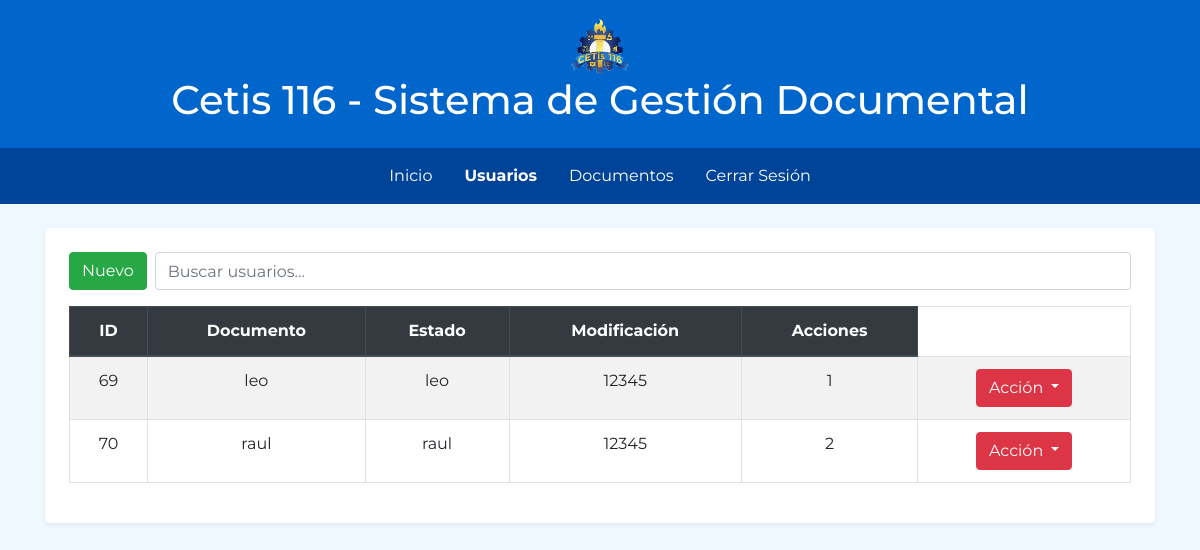
The page /admin/documentos_usuario/documentos.php (signed in) on the database its author committed.
### tables this page shows
CREATE TABLE `usuarios` (
  `id` int(11) NOT NULL,
  `nombre` varchar(250) NOT NULL,
  `usuario` varchar(250) NOT NULL,
  `contraseña` varchar(250) NOT NULL,
  `id_rol` int(11) NOT NULL
);

### admin/documentos_usuario/documentos.php (the view, shortened to what this page needs)
<?php
$conexion = mysqli_connect("localhost", "root", "", "repositorio_c116");
$consulta = "SELECT * FROM usuarios";
$query = mysqli_query($conexion, $consulta);
?>
<!DOCTYPE html>
<html lang="es">
<head>
    <link rel="stylesheet" href="https://stackpath.bootstrapcdn.com/bootstrap/4.5.2/css/bootstrap.min.css">
    <link rel="stylesheet" href="https://cdnjs.cloudflare.com/ajax/libs/font-awesome/5.15.3/css/all.min.css">
</head>
<body>
    <header class="header text-center py-3">
        <img src="../../img/logo.png" width="60" height="60" alt="">
        <h1>Cetis 116 - Sistema de Gestión Documental</h1>
    </header>
    <nav class="nav-custom">
        <ul class="nav justify-content-center py-2">
            <li class="nav-item">
                <a class="nav-link text-white" href="../index.php">Inicio</a>
            </li>
            <li class="nav-item">
                <a class="nav-link text-white font-weight-bold" href="usuarios.php">Usuarios</a>
            </li>
            <li class="nav-item">
                <a class="nav-link text-white" href="../tipo_documentos/documentos.php">Documentos</a>
            </li>
            <li class="nav-item">
                <a class="nav-link text-white" href="" data-toggle="modal" data-target="#logoutModal">Cerrar Sesión</a>
            </li>
        </ul>
    </nav>
    <div class="container my-4">
        <div class="content bg-white p-4 rounded shadow-sm">
            <div class="content">
                <div class="search-bar d-flex mb-3">
                    <button class="btn btn-success mr-2" data-toggle="modal" data-target="#userModal-nuevo"
                        onclick="showModal('nuevo')">Nuevo</button>
                    <input id="buscar" type="text" class="form-control" placeholder="Buscar usuarios..."
                        onkeyup="onSearch()">
                </div>
                <table class="table table-bordered table-striped bg-white table-text-center">
                    <thead class="thead-dark">
                        <tr>
                            <th>ID</th>
                            <th>Documento</th>
                            <th>Estado</th>
                            <th>Modificación</th>
                            <th>Acciones</th>
                        </tr>
                    </thead>
                    <tbody id="tabla_usuario">
                        <?php while($row = mysqli_fetch_array($query)): ?>
                        <tr>
                            <td><?= $row['id'] ?></td>
                            <td><?= $row['nombre'] ?></td>
                            <td><?= $row['usuario'] ?></td>
                            <td><?= $row['contraseña'] ?></td>
                            <td><?= $row['id_rol'] ?></td>
                            <td>
                                <div class="btn-group">
                                    <button type="button" class="btn btn-danger dropdown-toggle"
                                        data-bs-toggle="dropdown" aria-expanded="false">
                                        Acción
                                    </button>
                                </div>
                            </td>
                        </tr>
                        <?php endwhile;?>
                    </tbody>
                </table>
            </div>
        </div>
    </div>
</body>
</html>

### admin/documentos_usuario/documentos.php (style rules this page uses)
body { font-family: 'Montserrat', sans-serif; background-color: #f0f8ff; }
.header { background-color: #0066cc; color: white; }
.nav-custom { background-color: #004499; }
.table { width: 100%; max-width: 100%; table-layout: initial; }
th, tr { text-align: center; }

### rows shown on the page
usuarios: id "69", nombre "leo", usuario "leo", contraseña "12345", id_rol "1"
usuarios: id "70", nombre "raul", usuario "raul", contraseña "12345", id_rol "2"
